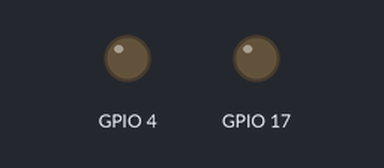
This program was run on a simulated Raspberry Pi (BCM pin numbers). Shown: output pins drawn as LEDs (lit = HIGH).

Above: at 0.5 s.
At 2.0 s:
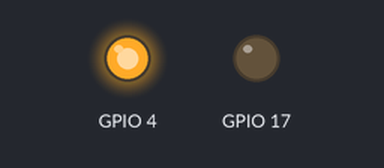
At 3.5 s:
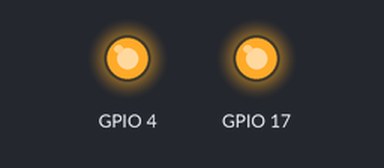
At 4.5 s:
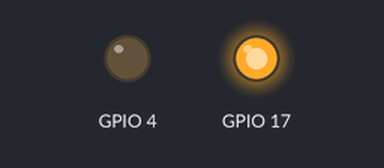
Timing chart, 0 to 5.2 s (numbered marks = the images above):
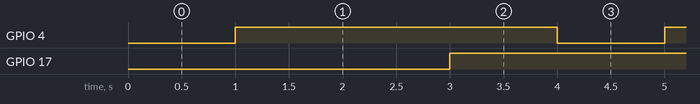

The program:

blink.py
```python
from time import sleep
import RPi.GPIO as GPIO
GPIO.setmode(GPIO.BCM)
GPIO.setup(4, GPIO.OUT)
GPIO.setup(17, GPIO.OUT)
try:
	while 1:
		GPIO.output(4, False)
		sleep(1)
		GPIO.output(4, True)
		sleep(1)

		GPIO.output(17, False)
		sleep(1)
		GPIO.output(17, True)
		sleep(1)


except:
	GPIO.cleanup()
```

Measured:
- by itself, GPIO 4, GPIO 17: alternates HIGH for 3.0 s and LOW for 1.0 s
- by itself, everything shown: repeats every 32.0 s, in 32 steps
